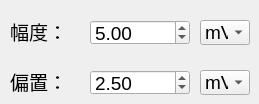
              <widget class="QWidget" name="tab_ch2_sine_vol_appoff">
               <attribute name="title">
                <string>幅度-偏置</string>
               </attribute>
               <widget class="QLabel" name="label_vol_31">
                <property name="geometry">
                 <rect>
                  <x>10</x>
                  <y>70</y>
                  <width>76</width>
                  <height>22</height>
                 </rect>
                </property>
                <property name="font">
                 <font>
                  <family>Arial</family>
                  <pointsize>14</pointsize>
                 </font>
                </property>
                <property name="text">
                 <string>偏置：</string>
                </property>
               </widget>
               <widget class="QComboBox" name="comboBox_ch2_sine_vol_appoff_appunit">
                <property name="geometry">
                 <rect>
                  <x>200</x>
                  <y>20</y>
                  <width>50</width>
                  <height>25</height>
                 </rect>
                </property>
                <property name="minimumSize">
                 <size>
                  <width>50</width>
                  <height>0</height>
                 </size>
                </property>
                <property name="maximumSize">
                 <size>
                  <width>50</width>
                  <height>16777215</height>
                 </size>
                </property>
                <property name="font">
                 <font>
                  <pointsize>14</pointsize>
                 </font>
                </property>
                <item>
                 <property name="text">
                  <string>mV</string>
                 </property>
                </item>
                <item>
                 <property name="text">
                  <string>V</string>
                 </property>
                </item>
               </widget>
               <widget class="QComboBox" name="comboBox_ch2_sine_vol_appoff_offunit">
                <property name="geometry">
                 <rect>
                  <x>200</x>
                  <y>70</y>
                  <width>50</width>
                  <height>25</height>
                 </rect>
                </property>
                <property name="minimumSize">
                 <size>
                  <width>50</width>
                  <height>0</height>
                 </size>
                </property>
                <property name="maximumSize">
                 <size>
                  <width>50</width>
                  <height>16777215</height>
                 </size>
                </property>
                <property name="font">
                 <font>
                  <pointsize>14</pointsize>
                 </font>
                </property>
                <item>
                 <property name="text">
                  <string>mV</string>
                 </property>
                </item>
                <item>
                 <property name="text">
                  <string>V</string>
                 </property>
                </item>
               </widget>
               <widget class="QLabel" name="label_vol_32">
                <property name="geometry">
                 <rect>
                  <x>10</x>
                  <y>20</y>
                  <width>76</width>
                  <height>22</height>
                 </rect>
                </property>
                <property name="font">
                 <font>
                  <family>Arial</family>
                  <pointsize>14</pointsize>
                 </font>
                </property>
                <property name="text">
                 <string>幅度：</string>
                </property>
               </widget>
               <widget class="QDoubleSpinBox" name="doubleSpinBox_ch2_sine_vol_appoff_offpara">
                <property name="geometry">
                 <rect>
                  <x>90</x>
                  <y>70</y>
                  <width>100</width>
                  <height>25</height>
                 </rect>
                </property>
                <property name="minimumSize">
                 <size>
                  <width>100</width>
                  <height>0</height>
                 </size>
                </property>
                <property name="maximumSize">
                 <size>
                  <width>100</width>
                  <height>16777215</height>
                 </size>
                </property>
                <property name="font">
                 <font>
                  <pointsize>14</pointsize>
                 </font>
                </property>
                <property name="value">
                 <double>2.500000000000000</double>
                </property>
               </widget>
               <widget class="QDoubleSpinBox" name="doubleSpinBox_ch2_sine_vol_appoff_apppara">
                <property name="geometry">
                 <rect>
                  <x>90</x>
                  <y>20</y>
                  <width>100</width>
                  <height>25</height>
                 </rect>
                </property>
                <property name="minimumSize">
                 <size>
                  <width>100</width>
                  <height>0</height>
                 </size>
                </property>
                <property name="maximumSize">
                 <size>
                  <width>100</width>
                  <height>16777215</height>
                 </size>
                </property>
                <property name="font">
                 <font>
                  <pointsize>14</pointsize>
                 </font>
                </property>
                <property name="minimum">
                 <double>4.000000000000000</double>
                </property>
                <property name="value">
                 <double>5.000000000000000</double>
                </property>
               </widget>
              </widget>
